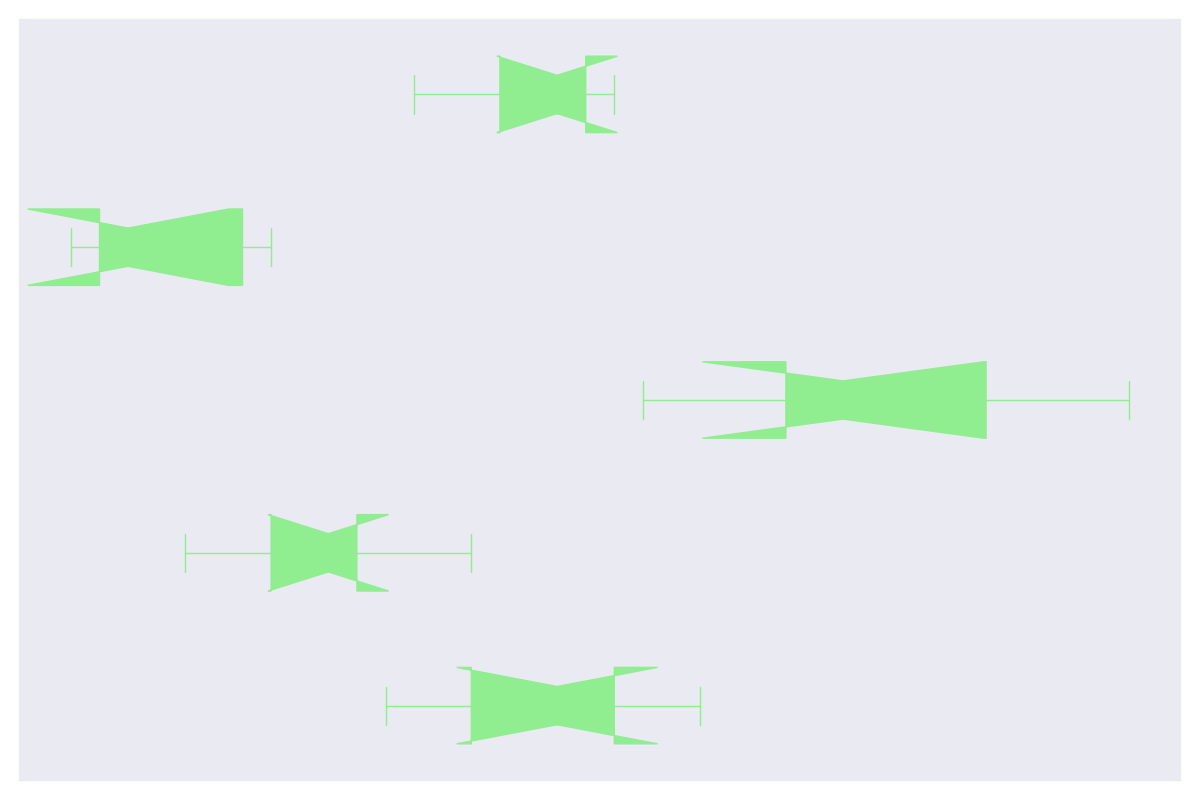

Source code (Python):
import matplotlib.pyplot as plt

ai_growth = [22, 27, 19, 25, 30]
cyber_growth = [12, 18, 15, 22, 17]
fintech_growth = [35, 28, 40, 33, 45]
edtech_growth = [8, 15, 10, 14, 9]
healthtech_growth = [25, 23, 20, 26, 27]

growth_data = [ai_growth, cyber_growth, fintech_growth, edtech_growth, healthtech_growth]

fig, ax = plt.subplots(figsize=(12, 8))

ax.boxplot(growth_data, vert=False, notch=True, patch_artist=True,
           boxprops=dict(facecolor='lightgreen', color='lightgreen'),
           whiskerprops=dict(color='lightgreen'),
           capprops=dict(color='lightgreen'),
           medianprops=dict(color='lightgreen', linewidth=2),
           flierprops=dict(marker='o', color='lightgreen', markersize=8, alpha=0.5))

ax.set_xticklabels([])
ax.set_yticklabels([])

plt.yticks([])
plt.xticks([])
plt.tight_layout()

plt.show()
